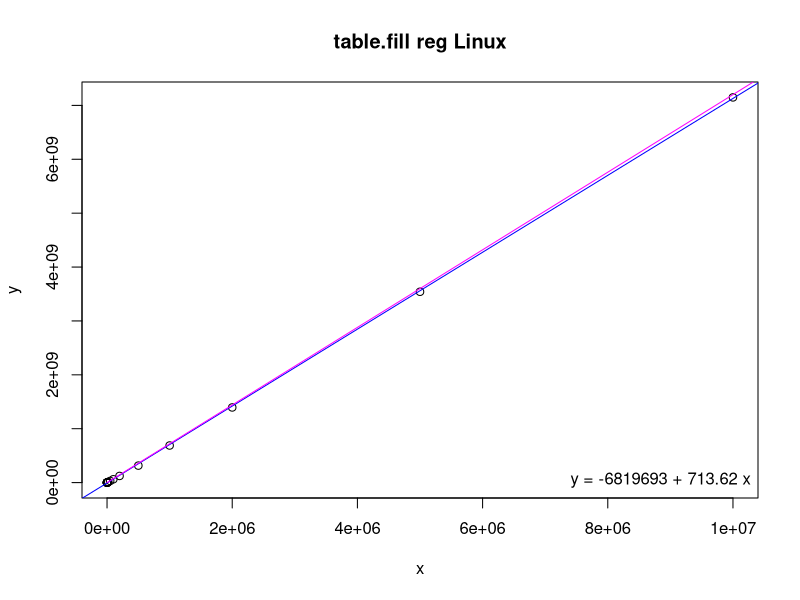
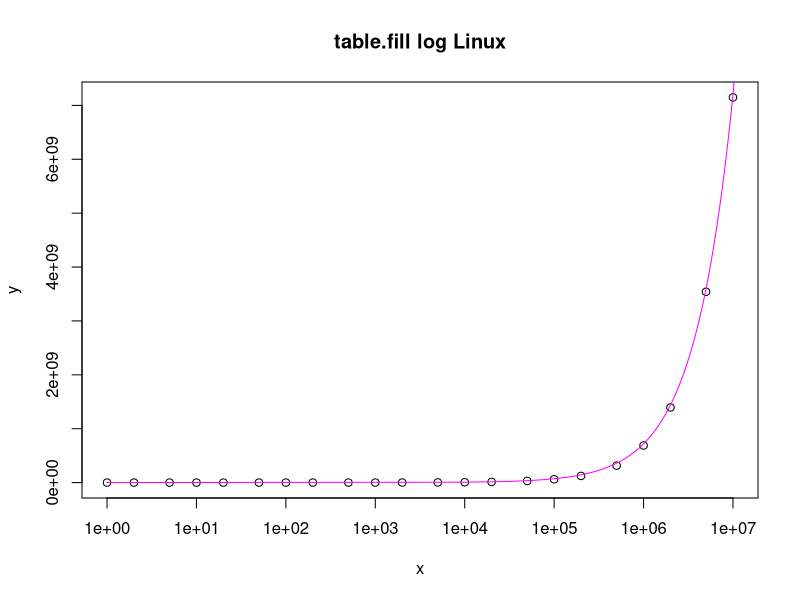

These figures' R source, in order:
# Input data
x <- c(1,2,5,10,20,50,100,200,500,1000,2000,5000,10000,20000,50000,100000,200000,500000,1000000,2000000,5000000,9999999)
y <- c(100330,101660,104070,108470,115510,133870,170110,224540,380670,664690,1288100,3198300,6231800,12398000,30921000,61726000,123530000,315340000,688420000,1394600000,3541400000,7148300000)

# Linear regression
model <- lm(y ~ x)
coefs <- coef(model)

# Print regression coefficients
print(coefs)

# Estimating function
fe <- function(x) {
  200000 + (((x + 64 - 1) / 64) * 46080)
}

# Estimated values
xe <- seq(1, 40000000000, by = 10000)
ye <- fe(xe)

png("table-fill-reg.png")
plot(x, y, main = "table.fill reg Linux")
abline(model, col = "blue")
lines(xe, ye, col = "magenta")
legend("bottomright", legend = sprintf("y = %.0f + %.2f x", coefs[1], coefs[2]), bty = "n")

png("table-fill-log.png")
plot(x, y, log = "x", main = "table.fill log Linux")
lines(xe, ye, col = "magenta")
